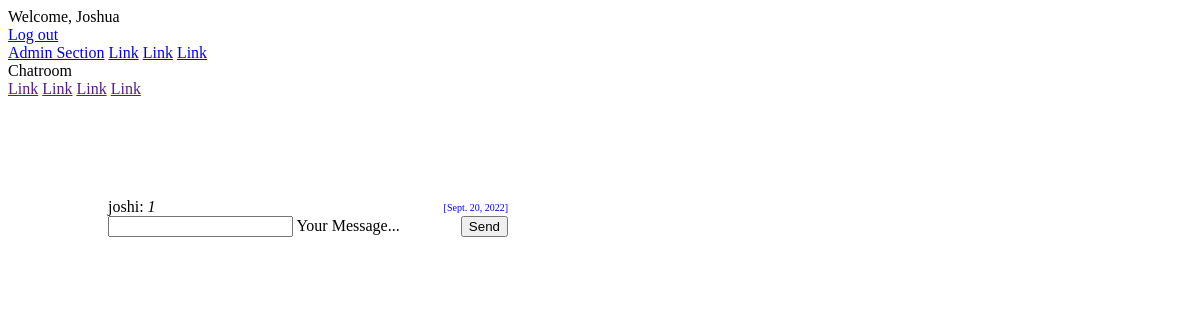
The app's page /chat/ (signed in), older data.
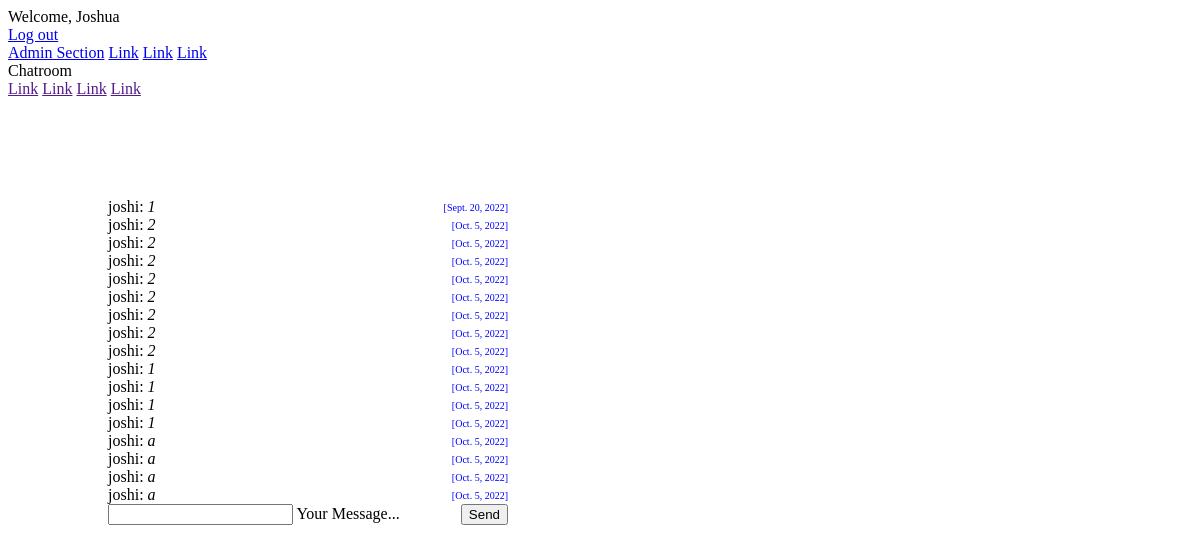
The same page, newer data.
### chat/models.py (models this page shows)
class Message(models.Model):
    text = models.CharField(max_length=500)
    created_at = models.DateField(default=date.today)
    chat = models.ForeignKey(Chat, on_delete=models.CASCADE, related_name='chat_message_set', default=None, blank=True, null=True)
    author = models.ForeignKey(settings.AUTH_USER_MODEL, on_delete=models.CASCADE, related_name='author_message_set')
    receiver = models.ForeignKey(settings.AUTH_USER_MODEL, on_delete=models.CASCADE, related_name='receiver_message_set')

### chat/views.py (the view, shortened to what this page needs)
# urls.py: path('chat/', index),
@login_required(login_url='/login/')
def index(request):                                                                               # def heißt define
    chatMessages = Message.objects.filter(chat__id=1)
    return render(request, 'chat/index.html', {'messages': chatMessages})           # templates/chat/index.html steht da quasi, da die views.py immer in nach templates folder sucht

### chat/templates/chat/index.html (shortened to what this page needs)
 {% extends "base.html" %} {% block content %} {% if request.user.is_authenticated %}
<div class="messages" id="messages">
    {{ date }}{% for message in messages %}
    <div class="message">
        <div> {{ message.author }}: <i> {{ message.text }} </i></div><span style="font-size: 10px; color: blue;">[{{ message.created_at }}]</span>
    </div>
    {% endfor %}
</div>
<form onsubmit="sendMessage(); return false;" method="post">
    <div class="sendInput">
        <div class="mdl-textfield mdl-js-textfield mdl-textfield--floating-label">
            <input class="mdl-textfield__input" name="textmessage" type="text" id="messageField">
            <label class="mdl-textfield__label" for="messageField">Your Message...</label>
        </div>
        <button class="mdl-button mdl-js-button mdl-button--raised mdl-js-ripple-effect mdl-button--accent">
        Send
      </button>
    </div>
</form>
{% endif %} {% endblock %}

### templates/base.html (shortened to what this page needs)
<!DOCTYPE html>
<html lang="en">
<head>
    {% load static %}
    <link rel="stylesheet" href="https://code.getmdl.io/1.3.0/material.indigo-pink.min.css">
    <link rel="stylesheet" href="{% static 'css/style.css'%}">
</head>
<body>
    <div class="mdl-layout mdl-js-layout mdl-layout--fixed-header">
        <header class="mdl-layout__header">
            <div class="mdl-layout__header-row">
                <span class="mdl-layout-title">{% if request.user.is_authenticated %}Welcome, {{ request.user.first_name}}
                    {% else %}
                        Welcome! Please log in {% endif %}
                </span>
                <div>
                    {% if request.user.is_authenticated%} <a href="/logout/">Log out</a> {% endif %}
                </div>
                <nav class="mdl-navigation mdl-layout--large-screen-only">
                    <a class="mdl-navigation__link" href="/admin/">Admin Section</a>
                    <a class="mdl-navigation__link" href="#">Link</a>
                    <a class="mdl-navigation__link" href="#">Link</a>
                    <a class="mdl-navigation__link" href="#">Link</a>
                </nav>
            </div>
        </header>
        <div class="mdl-layout__drawer">
            <span class="mdl-layout-title">Chatroom</span>
            <nav class="mdl-navigation">
                <a class="mdl-navigation__link" href="">Link</a>
                <a class="mdl-navigation__link" href="">Link</a>
                <a class="mdl-navigation__link" href="">Link</a>
                <a class="mdl-navigation__link" href="">Link</a>
            </nav>
        </div>
        <main class="mdl-layout__content">
            <div class="page-content">
                {% block content %} {% endblock %}
            </div>
        </main>
    </div>
</body>
</html>

### static/css/style.css (style rules this page uses)
.page-content { padding: 100px 100px; }
.message { display: flex; justify-content: space-between; align-items: center; width: 400px; }
.sendInput { display: flex; align-items: center; justify-content: space-between; width: 400px; }

Row changes from the older to the newer data that the page shows:
added Message: author "joshi", text "2", created_at "Oct. 5, 2022"
added Message: author "joshi", text "2", created_at "Oct. 5, 2022"
added Message: author "joshi", text "2", created_at "Oct. 5, 2022"
added Message: author "joshi", text "2", created_at "Oct. 5, 2022"
added Message: author "joshi", text "2", created_at "Oct. 5, 2022"
added Message: author "joshi", text "2", created_at "Oct. 5, 2022"
added Message: author "joshi", text "2", created_at "Oct. 5, 2022"
added Message: author "joshi", text "2", created_at "Oct. 5, 2022"
added Message: author "joshi", text "1", created_at "Oct. 5, 2022"
added Message: author "joshi", text "1", created_at "Oct. 5, 2022"
added Message: author "joshi", text "1", created_at "Oct. 5, 2022"
added Message: author "joshi", text "1", created_at "Oct. 5, 2022"
added Message: author "joshi", text "a", created_at "Oct. 5, 2022"
added Message: author "joshi", text "a", created_at "Oct. 5, 2022"
added Message: author "joshi", text "a", created_at "Oct. 5, 2022"
added Message: author "joshi", text "a", created_at "Oct. 5, 2022"
